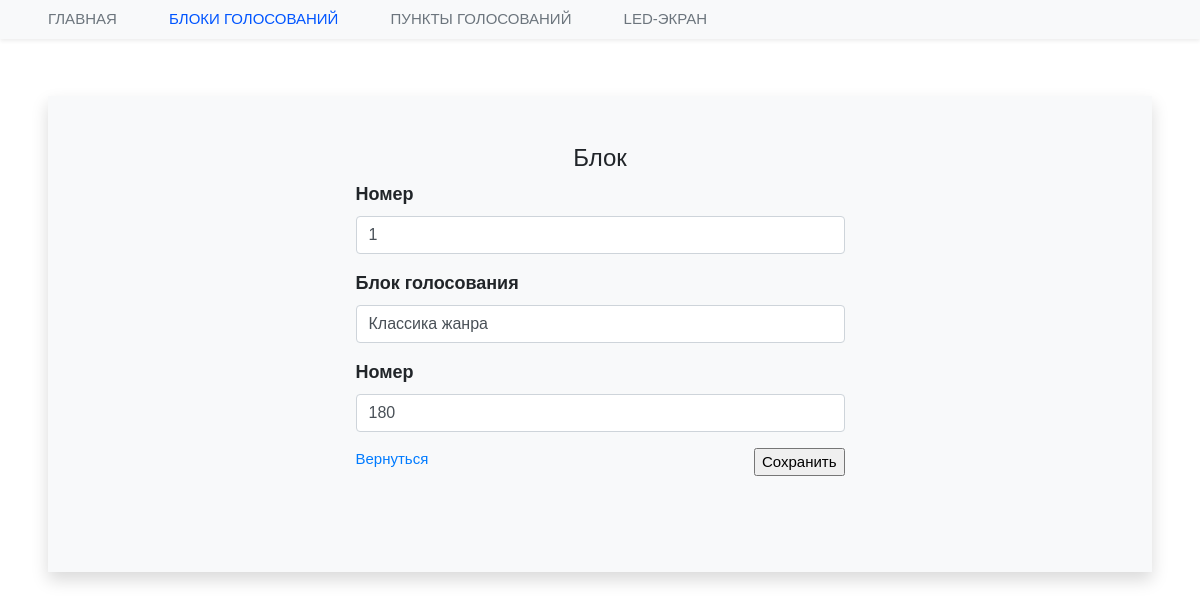
The app's page /publicvotes/edit/3 (signed in), older data.
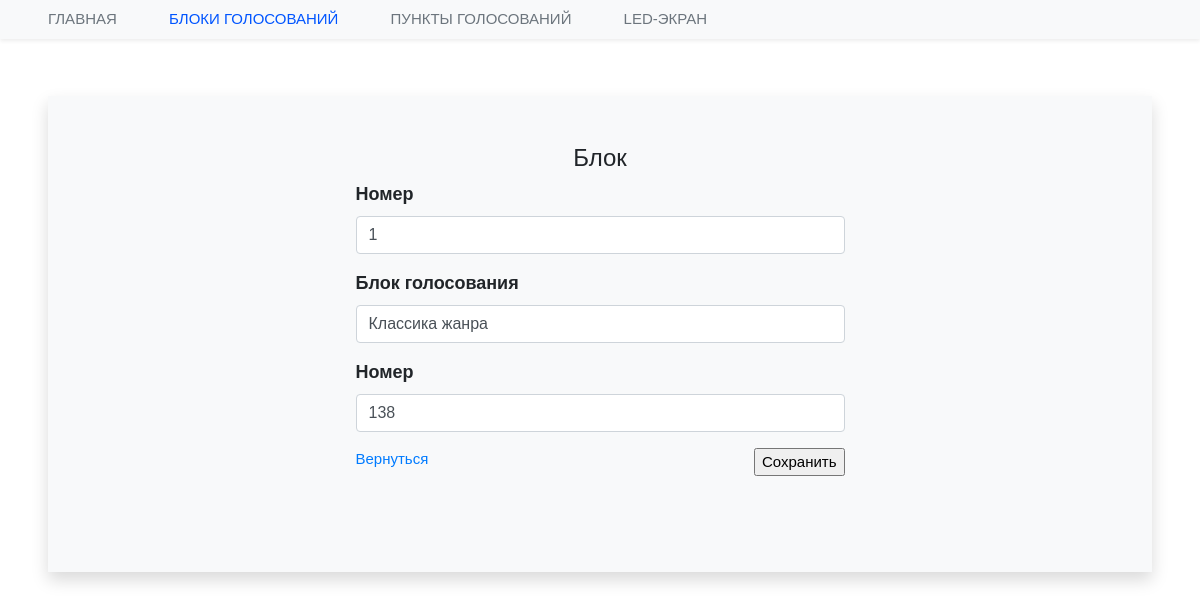
The same page, newer data.
### publicvotes/models.py (models this page shows, shortened)
class Theme(models.Model):
	title = models.CharField(verbose_name="Блок голосования", max_length=250, blank=True)
	number = models.DecimalField(verbose_name="Номер", max_digits=2, decimal_places=0, default=1, blank=False)
	current = models.BooleanField("Текущее голосования", default=False)
	active = models.BooleanField("Активное голосования", default=False)
	zoom = models.BooleanField("Активное голосования", default=False)
	show_timer = models.BooleanField("Показывать таймер", default=False)
	count = models.DecimalField(verbose_name="Номер", max_digits=4, decimal_places=0, default=180, blank=False)
	theme_token = models.CharField(verbose_name="Токен", max_length=250, blank=True)
	registration_date = models.DateField(verbose_name="Дата создания", default=date.today)
	class Meta:
		ordering = ['title']
		verbose_name='Блок голосования'
		verbose_name_plural='Блоки голосований'

### publicvotes/views.py (the view, shortened to what this page needs)
# urls.py: path('edit/<int:pk>', edit_theme, name = 'edit_theme'),
@login_required(login_url='/login/')
def edit_theme(request, pk = None):
	if not request.user.profile.admin_access:
		return redirect('home')
	theme = Theme.objects.filter(pk = pk).first()
	if not theme:
		return redirect('publicvotes:themes')
	form = ThemeForm(instance=theme, label_suffix='')
	args = {
		'menu': 'blocks',
		'theme': theme,
		'form': form,
	}
	return render(request, 'publicvotes/edit_theme.html', args)

### publicvotes/forms.py
class ThemeForm(forms.ModelForm):
	class Meta:
		model = Theme
		fields = ('number', 'title', 'count')
	def __init__(self, *args, **kwargs):
		super().__init__(*args, **kwargs)
		for field in self.fields:
			self.fields[field].widget.attrs.update({'class': 'form-control', 'autocomplete':'false'})
			self.fields[field].required=True

### vote/utils.py (called while the page is built)
def base_context(request):
	protocol = 'http://'
	if request.is_secure():
		protocol = 'https://'
	no_user = protocol + str(get_current_site(request)) + settings.STATIC_URL + 'img/no-user.jpg'
	no_image = protocol + str(get_current_site(request)) + settings.STATIC_URL + 'img/no-image.png'
	cookie_flag = True
	if "coockes" in request.session:
		cookie_flag = False
		if request.user.is_authenticated:
			if request.session['coockes'] == '1' and not request.user.profile.cookies_agree:
				request.user.profile.cookies_agree = True
				request.user.profile.save()
	else:
		if request.user.is_authenticated:
			if request.user.profile.cookies_agree:
				cookie_flag = False
				request.session['coockes'] = '1'
	args = {
		'cookie_flag': cookie_flag,
		'no_user': no_user,
		'no_image': no_image,
	}
	return args

### publicvotes/templates/publicvotes/edit_theme.html (shortened to what this page needs)
{% extends 'base.html' %}
{% load static %}
{% block content %}
	<h4 class="display-5 text-center">Блок <b>{{ section }}</b></h4>
	<div class="row">
		<div class="col-md-6 mx-auto mb-5">
			<form action="" method="post" , autocomplete="false"> {% csrf_token %}
				{{form.as_p}}
				<div class="row align-middle">
					<div class="col-md-6 text-left">
						<a href="{% url 'publicvotes:themes' %}">Вернуться</a>
					</div>
					<div class="col-md-6 text-right">
						<input type="submit" value="Сохранить">
					</div>
				</div>
				</div>
		</div>
	</div>
{% endblock %}

Row changes from the older to the newer data that the page shows:
changed Theme "Классика жанра": count "180" → "138"
